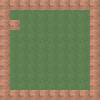

This is a level from a 2D game, rendered from its Tiled map with the project's own tilesets. A one-line summary and the complete map file follow:
An orthogonal 10x10 tile map with 10x10 px tiles, 1 tile layer (World), 2 tilesets.

<map version="1.0" orientation="orthogonal" width="10" height="10" tilewidth="10" tileheight="10">
 <tileset firstgid="1" name="wall" tilewidth="10" tileheight="10">
  <image source="../textures_map_editor/wall.jpg" width="10" height="10" />
 </tileset>
 <tileset firstgid="2" name="grass" tilewidth="10" tileheight="10">
  <image source="../textures_map_editor/grass.jpg" width="10" height="10" />
 </tileset>
 <layer name="World" width="10" height="10">
  <data>
   <tile gid="1" />
   <tile gid="1" />
   <tile gid="1" />
   <tile gid="1" />
   <tile gid="1" />
   <tile gid="1" />
   <tile gid="1" />
   <tile gid="1" />
   <tile gid="1" />
   <tile gid="1" />
   <tile gid="1" />
   <tile gid="2" />
   <tile gid="2" />
   <tile gid="2" />
   <tile gid="2" />
   <tile gid="2" />
   <tile gid="2" />
   <tile gid="2" />
   <tile gid="2" />
   <tile gid="1" />
   <tile gid="1" />
   <tile gid="1" />
   <tile gid="2" />
   <tile gid="2" />
   <tile gid="2" />
   <tile gid="2" />
   <tile gid="2" />
   <tile gid="2" />
   <tile gid="2" />
   <tile gid="1" />
   <tile gid="1" />
   <tile gid="2" />
   <tile gid="2" />
   <tile gid="2" />
   <tile gid="2" />
   <tile gid="2" />
   <tile gid="2" />
   <tile gid="2" />
   <tile gid="2" />
   <tile gid="1" />
   <tile gid="1" />
   <tile gid="2" />
   <tile gid="2" />
   <tile gid="2" />
   <tile gid="2" />
   <tile gid="2" />
   <tile gid="2" />
   <tile gid="2" />
   <tile gid="2" />
   <tile gid="1" />
   <tile gid="1" />
   <tile gid="2" />
   <tile gid="2" />
   <tile gid="2" />
   <tile gid="2" />
   <tile gid="2" />
   <tile gid="2" />
   <tile gid="2" />
   <tile gid="2" />
   <tile gid="1" />
   <tile gid="1" />
   <tile gid="2" />
   <tile gid="2" />
   <tile gid="2" />
   <tile gid="2" />
   <tile gid="2" />
   <tile gid="2" />
   <tile gid="2" />
   <tile gid="2" />
   <tile gid="1" />
   <tile gid="1" />
   <tile gid="2" />
   <tile gid="2" />
   <tile gid="2" />
   <tile gid="2" />
   <tile gid="2" />
   <tile gid="2" />
   <tile gid="2" />
   <tile gid="2" />
   <tile gid="1" />
   <tile gid="1" />
   <tile gid="2" />
   <tile gid="2" />
   <tile gid="2" />
   <tile gid="2" />
   <tile gid="2" />
   <tile gid="2" />
   <tile gid="2" />
   <tile gid="2" />
   <tile gid="1" />
   <tile gid="1" />
   <tile gid="1" />
   <tile gid="1" />
   <tile gid="1" />
   <tile gid="1" />
   <tile gid="1" />
   <tile gid="1" />
   <tile gid="1" />
   <tile gid="1" />
   <tile gid="1" />
  </data>
 </layer>
</map>